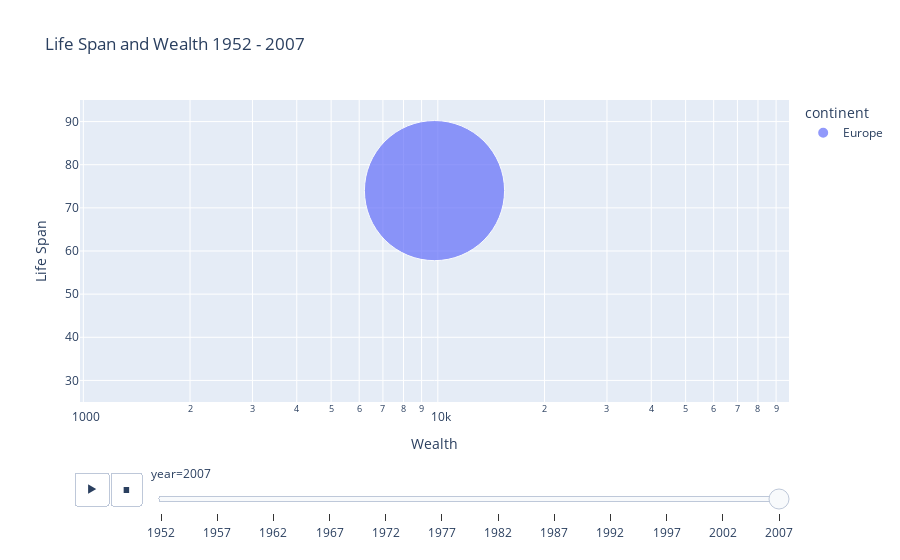

Notebook cell for this chart:
### Code cell
fg.show()

### Figure 1 — Plotly figure (JSON) as saved in the notebook; plotly's stock layout.template omitted (floating-point values rounded to 4 significant figures)
{"data": [{"hovertemplate": "<b>%{hovertext}</b><br><br>continent=Europe<br>year=2007<br>Wealth=%{x}<br>Life Span=%{y}<br>pop=%{marker.size}<extra></extra>", "hovertext": ["Serbia"], "legendgroup": "Europe", "marker": {"color": "#636efa", "size": [10150265], "sizemode": "area", "sizeref": 1034.0, "symbol": "circle"}, "mode": "markers", "name": "Europe", "orientation": "v", "showlegend": true, "type": "scatter", "x": [9787.0], "xaxis": "x", "y": [74.0], "yaxis": "y"}], "layout": {"autosize": true, "legend": {"itemsizing": "constant", "title": {"text": "continent"}, "tracegroupgap": 0}, "sliders": [{"active": 11, "currentvalue": {"prefix": "year="}, "len": 0.9, "pad": {"b": 10, "t": 60}, "steps": [{"args": [["1952"], {"frame": {"duration": 0, "redraw": false}, "fromcurrent": true, "mode": "immediate", "transition": {"duration": 0, "easing": "linear"}}], "label": "1952", "method": "animate"}, {"args": [["1957"], {"frame": {"duration": 0, "redraw": false}, "fromcurrent": true, "mode": "immediate", "transition": {"duration": 0, "easing": "linear"}}], "label": "1957", "method": "animate"}, {"args": [["1962"], {"frame": {"duration": 0, "redraw": false}, "fromcurrent": true, "mode": "immediate", "transition": {"duration": 0, "easing": "linear"}}], "label": "1962", "method": "animate"}, {"args": [["1967"], {"frame": {"duration": 0, "redraw": false}, "fromcurrent": true, "mode": "immediate", "transition": {"duration": 0, "easing": "linear"}}], "label": "1967", "method": "animate"}, {"args": [["1972"], {"frame": {"duration": 0, "redraw": false}, "fromcurrent": true, "mode": "immediate", "transition": {"duration": 0, "easing": "linear"}}], "label": "1972", "method": "animate"}, {"args": [["1977"], {"frame": {"duration": 0, "redraw": false}, "fromcurrent": true, "mode": "immediate", "transition": {"duration": 0, "easing": "linear"}}], "label": "1977", "method": "animate"}, {"args": [["1982"], {"frame": {"duration": 0, "redraw": false}, "fromcurrent": true, "mode": "immediate", "transition": {"duration": 0, "easing": "linear"}}], "label": "1982", "method": "animate"}, {"args": [["1987"], {"frame": {"duration": 0, "redraw": false}, "fromcurrent": true, "mode": "immediate", "transition": {"duration": 0, "easing": "linear"}}], "label": "1987", "method": "animate"}, {"args": [["1992"], {"frame": {"duration": 0, "redraw": false}, "fromcurrent": true, "mode": "immediate", "transition": {"duration": 0, "easing": "linear"}}], "label": "1992", "method": "animate"}, {"args": [["1997"], {"frame": {"duration": 0, "redraw": false}, "fromcurrent": true, "mode": "immediate", "transition": {"duration": 0, "easing": "linear"}}], "label": "1997", "method": "animate"}, {"args": [["2002"], {"frame": {"duration": 0, "redraw": false}, "fromcurrent": true, "mode": "immediate", "transition": {"duration": 0, "easing": "linear"}}], "label": "2002", "method": "animate"}, {"args": [["2007"], {"frame": {"duration": 0, "redraw": false}, "fromcurrent": true, "mode": "immediate", "transition": {"duration": 0, "easing": "linear"}}], "label": "2007", "method": "animate"}], "x": 0.1, "xanchor": "left", "y": 0, "yanchor": "top"}], "title": {"text": "Life Span and Wealth 1952 - 2007"}, "updatemenus": [{"active": 0, "buttons": [{"args": [null, {"frame": {"duration": 500, "redraw": false}, "fromcurrent": true, "mode": "immediate", "transition": {"duration": 500, "easing": "linear"}}], "label": "&#9654;", "method": "animate"}, {"args": [[null], {"frame": {"duration": 0, "redraw": false}, "fromcurrent": true, "mode": "immediate", "transition": {"duration": 0, "easing": "linear"}}], "label": "&#9724;", "method": "animate"}], "direction": "left", "pad": {"r": 10, "t": 70}, "showactive": false, "type": "buttons", "x": 0.1, "xanchor": "right", "y": 0, "yanchor": "top"}], "xaxis": {"anchor": "y", "autorange": true, "domain": [0, 1], "range": [2.991, 4.991], "title": {"text": "Wealth"}, "type": "log"}, "yaxis": {"anchor": "x", "domain": [0, 1], "range": [25, 95], "title": {"text": "Life Span"}, "type": "linear"}}}
